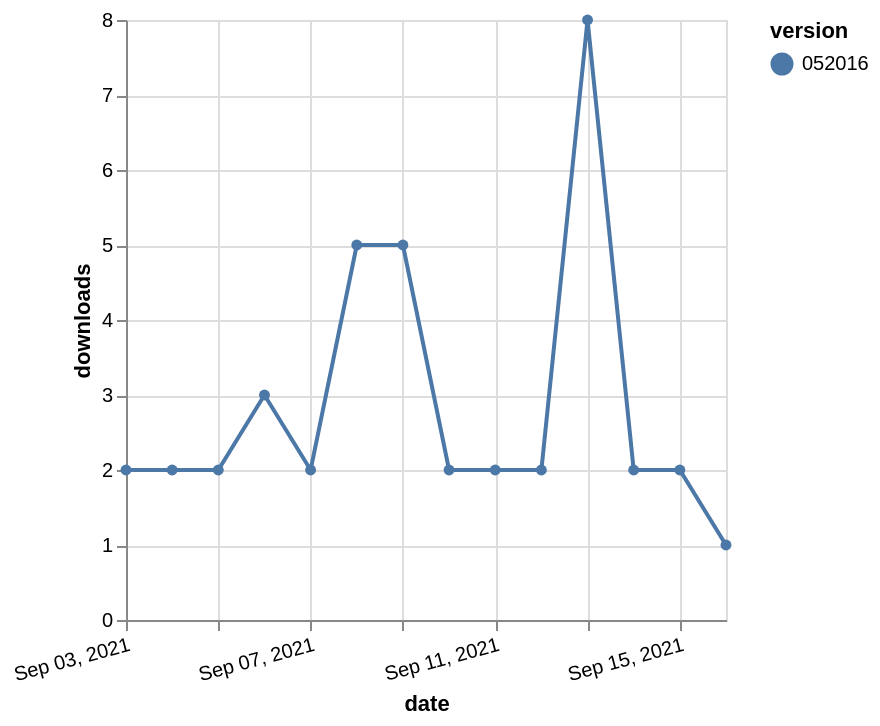

Express this chart as Vega-Lite.
### Vega-Lite specification from a JSON file in a GitHub repository (floating-point values rounded to 4 significant figures)
{"$schema": "https://vega.github.io/schema/vega-lite/v5.json", "description": "A simple bar chart with embedded data.", "data": {"values": [{"date": "2021-09-03", "total": 3154, "delta": 2, "version": "052016"}, {"date": "2021-09-04", "total": 3156, "delta": 2, "version": "052016"}, {"date": "2021-09-05", "total": 3158, "delta": 2, "version": "052016"}, {"date": "2021-09-06", "total": 3161, "delta": 3, "version": "052016"}, {"date": "2021-09-07", "total": 3163, "delta": 2, "version": "052016"}, {"date": "2021-09-08", "total": 3168, "delta": 5, "version": "052016"}, {"date": "2021-09-09", "total": 3173, "delta": 5, "version": "052016"}, {"date": "2021-09-10", "total": 3175, "delta": 2, "version": "052016"}, {"date": "2021-09-11", "total": 3177, "delta": 2, "version": "052016"}, {"date": "2021-09-12", "total": 3179, "delta": 2, "version": "052016"}, {"date": "2021-09-13", "total": 3187, "delta": 8, "version": "052016"}, {"date": "2021-09-14", "total": 3189, "delta": 2, "version": "052016"}, {"date": "2021-09-15", "total": 3191, "delta": 2, "version": "052016"}, {"date": "2021-09-16", "total": 3192, "delta": 1, "version": "052016"}]}, "width": "container", "mark": {"type": "line", "point": {"filled": true}}, "encoding": {"x": {"field": "date", "type": "temporal", "timeUnit": "yearmonthdate", "title": "date", "axis": {"labelAngle": -15}}, "y": {"field": "delta", "type": "quantitative", "title": "downloads"}, "color": {"field": "version", "type": "nominal"}, "tooltip": {"field": "delta"}}}
